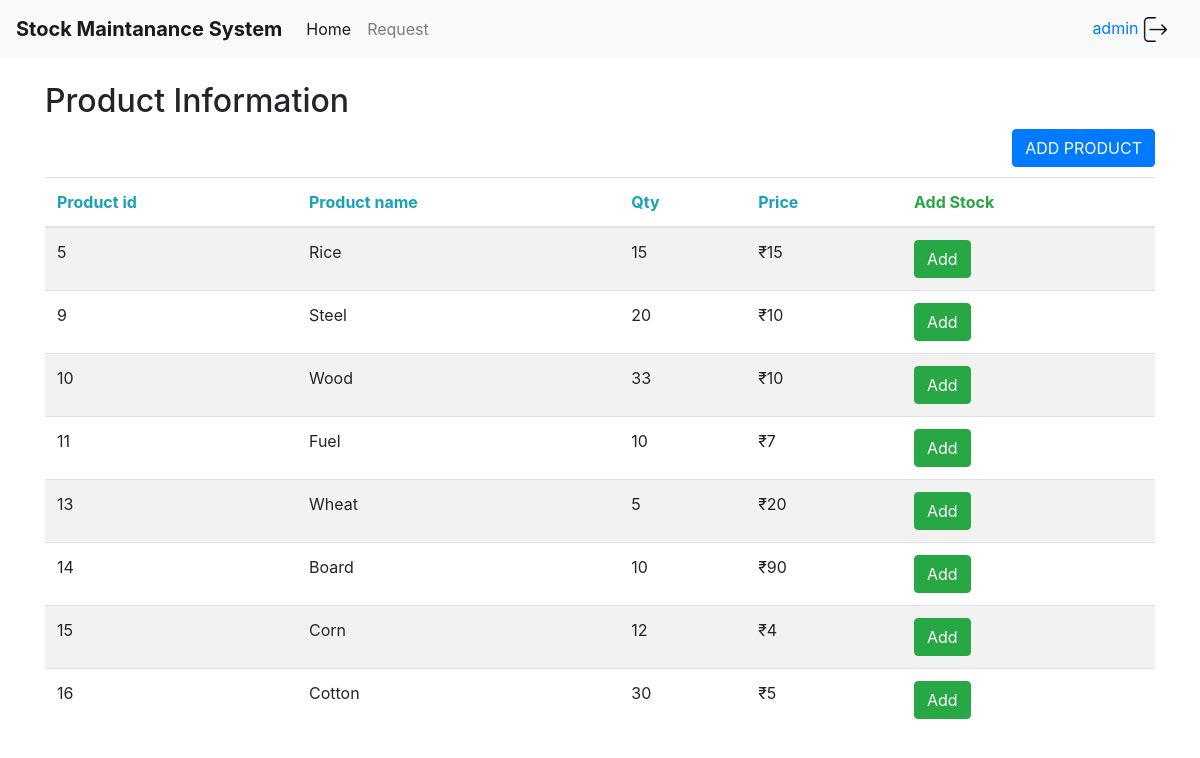
The app's page /supplier (signed in), older data.
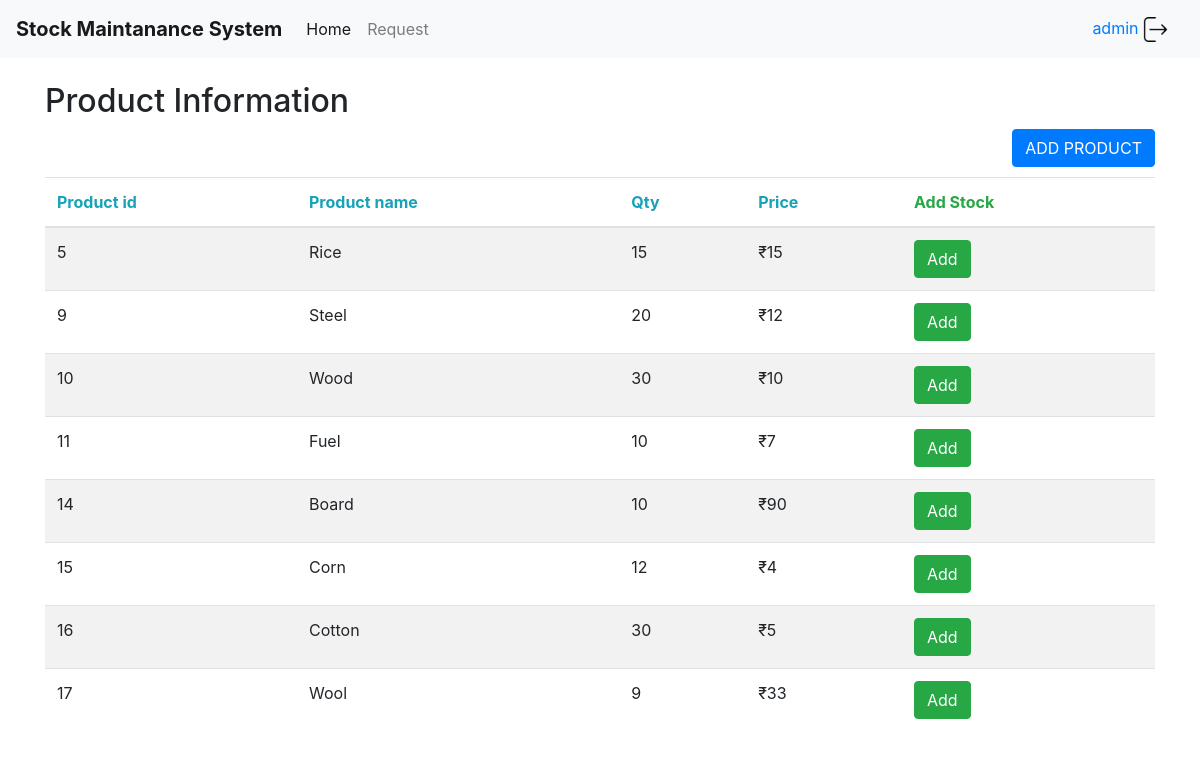
The same page, newer data.
### tables this page shows
CREATE TABLE Product (productID INTEGER PRIMARY KEY, productName TEXT,QTY INTEGER,productPrice INTEGER);

### app.py (the view)
@app.route("/supplier")
def supplier():
   con = sql.connect("database.sqlite")
   con.row_factory = sql.Row
   cur = con.cursor()
   cur.execute("select * from Product")
   rows = cur.fetchall();
   name=session["name"]
   return  render_template('supplier.html',rows = rows,user=name)

### templates/supplier.html (shortened to what this page needs)
<!DOCTYPE html>
<html>
<head>
    <link rel="stylesheet" href="https://stackpath.bootstrapcdn.com/bootstrap/4.1.3/css/bootstrap.min.css">
</head>
<body>
                <nav class="navbar navbar-expand-lg navbar-light bg-light">
              <a class="navbar-brand" href="#"><b>Stock Maintanance System</b></a>
              <div class="collapse navbar-collapse" id="navbarNavAltMarkup">
                <div class="navbar-nav">
                  <a class="nav-item nav-link active" href="/supplier">Home</a>
                  <a class="nav-item nav-link" href="/request">Request <span class="sr-only">(current)</span></a>
                </div>
              </div>
              <a class="nav-item nav-link" href="{{url_for('login_page.s_logout')}}">{{user}} <img src={{url_for('static',filename='logout.png')}} width="25" height="25"></a>
            </nav>
<div class="container">
  <h2>Product Information</h2>
 <div class="float-md-right">
  <button type="button" class="btn btn-primary" data-toggle="modal" data-target="#exampleModal">ADD PRODUCT</button></div>
 </div>
  <table class="table table-striped">
    <thead>
      <tr>
        <th class="text-info">Product id</th>
        <th class="text-info">Product name</th>
        <th class="text-info">Qty</th>
        <th class="text-info">Price</th>
        <th class="text-success">Add Stock</th>
      </tr>
    </thead>
    <tbody>
       {% for row in rows %}
            <tr>
               <td>{{row["productID"]}}</td>
               <td>{{row["productName"]}}</td>
               <td>{{row['QTY']}}</td>
               <td>₹{{row['productPrice']}}</td>
               <td>
                    <a><button class="btn btn-success" OnClick='showModal({{row["productID"]}},"{{row["productName"]}}","{{row["QTY"]}}","{{row["Price"]}}");'>Add</button></a></td>
            </tr>
         {% endfor %}
    </tbody>
  </table>
</body>
</html>

Row changes from the older to the newer data that the page shows:
removed Product: productID "13", productName "Wheat", QTY "5", productPrice "20"
changed Product "Steel": productPrice "10" → "12"
changed Product "Wood": QTY "33" → "30"
added Product: productID "17", productName "Wool", QTY "9", productPrice "33"
